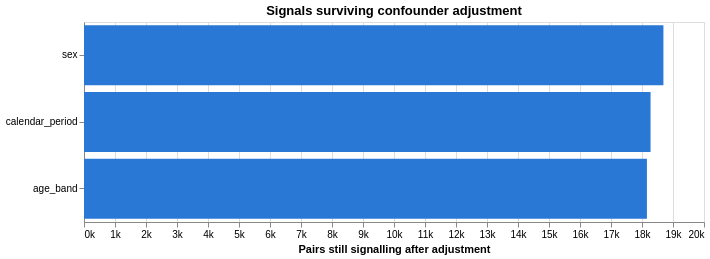

Express this chart as Vega-Lite.
### Vega-Lite specification from a JSON file in a GitHub repository (floating-point values rounded to 4 significant figures)
{"config": {"view": {"continuousWidth": 300, "continuousHeight": 300}}, "data": {"name": "data-97608998e86f96036fe2025c67201c67"}, "mark": {"type": "bar", "color": "#2a78d6"}, "encoding": {"tooltip": [{"field": "tested", "format": ",", "type": "quantitative"}, {"field": "surviving", "format": ",", "type": "quantitative"}, {"field": "heterogeneous", "format": ",", "type": "quantitative"}], "x": {"axis": {"format": "~s"}, "field": "surviving", "title": "Pairs still signalling after adjustment", "type": "quantitative"}, "y": {"field": "variable", "sort": "-x", "title": null, "type": "nominal"}}, "height": 200, "title": "Signals surviving confounder adjustment", "width": 620, "$schema": "https://vega.github.io/schema/vega-lite/v6.1.0.json", "datasets": {"data-97608998e86f96036fe2025c67201c67": [{"variable": "sex", "tested": 18693, "surviving": 18691, "heterogeneous": 9360, "survival_rate": 0.9999}, {"variable": "age_band", "tested": 18407, "surviving": 18159, "heterogeneous": 13883, "survival_rate": 0.9865}, {"variable": "calendar_period", "tested": 18437, "surviving": 18276, "heterogeneous": 13995, "survival_rate": 0.9913}]}}
